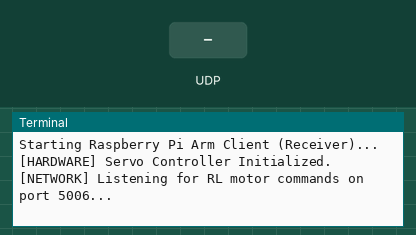
Simulated run of this program. Board: Raspberry Pi (BCM pin numbers). Parts: the last lines printed to the terminal. Inputs (shaded band) come from the test bench.

Above: at 1.2 s.
1.3 s: UDP packet "index_angle" arrives
At 2.5 s:
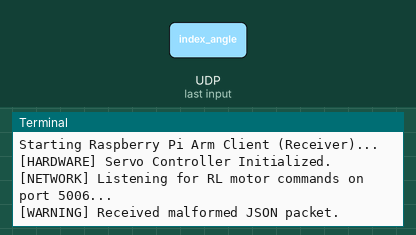
2.8 s: UDP packet "1" arrives
At 3.7 s:
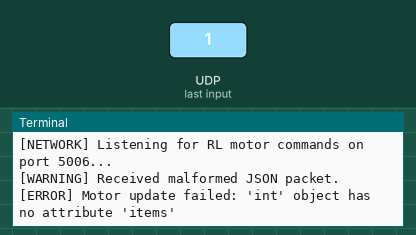

The program:

main.py
```python
# File: flex_rl_control/situation_1_full_hardware/raspi_arm_client/main_raspi.py

import socket
import json
import time
from hardware_servo import ArmHardwareController

# Listen on all network interfaces
UDP_IP = "0.0.0.0"
# Port to receive data FROM the Laptop
UDP_PORT = 5006

def main():
    print("Starting Raspberry Pi Arm Client (Receiver)...")

    # Initialize the physical servo controller
    controller = ArmHardwareController()

    # Setup UDP Socket
    sock = socket.socket(socket.AF_INET, socket.SOCK_DGRAM)
    sock.bind((UDP_IP, UDP_PORT))
    print(f"[NETWORK] Listening for RL motor commands on port {UDP_PORT}...")

    try:
        while True:
            # Receive network packet from Laptop
            data, addr = sock.recvfrom(2048)
            payload = data.decode('utf-8')

            try:
                # Parse the target angles
                motor_commands = json.loads(payload)

                # Command the physical servos
                controller.update_servos(motor_commands)

            except json.JSONDecodeError:
                print("[WARNING] Received malformed JSON packet.")
            except Exception as e:
                print(f"[ERROR] Motor update failed: {e}")

    except KeyboardInterrupt:
        print("\n[INFO] Shutting down Raspberry Pi Arm Client safely.")
    finally:
        sock.close()

if __name__ == "__main__":
    main()
```

hardware_servo.py
```python
# File: flex_rl_control/situation_1_full_hardware/raspi_arm_client/hardware_servo.py

import math

try:
    import board
    import busio
    from adafruit_pca9685 import PCA9685
    from adafruit_motor import servo
    HARDWARE_AVAILABLE = True
except ImportError:
    HARDWARE_AVAILABLE = False
    print("[WARNING] Adafruit libraries not found. Running in MOCK hardware mode.")
    print("To install on Raspi: pip install adafruit-circuitpython-pca9685 adafruit-circuitpython-servokit")

class ArmHardwareController:
    """
    Interfaces with the PCA9685 Servo Driver via I2C to control the MG995 servos.
    """
    def __init__(self):
        self.servos = {}
        if HARDWARE_AVAILABLE:
            # Initialize I2C bus and PCA9685 board
            self.i2c = busio.I2C(board.SCL, board.SDA)
            self.pca = PCA9685(self.i2c)
            self.pca.frequency = 50 # Standard 50Hz for MG995 servos

            # Map the specific PCA9685 channels to your physical build!
            # Change the indices below depending on where you plug the servos in.
            self.servos = {
                "thumb_angle": servo.Servo(self.pca.channels[0]),
                "index_angle": servo.Servo(self.pca.channels[1]),
                "middle_angle": servo.Servo(self.pca.channels[2]),
                "ring_angle": servo.Servo(self.pca.channels[3]),
                "pinky_angle": servo.Servo(self.pca.channels[4]),
                "wrist_angle": servo.Servo(self.pca.channels[5])
            }
        print("[HARDWARE] Servo Controller Initialized.")

    def update_servos(self, motor_commands):
        """
        Takes the dictionary of motor commands (in radians) from the RL agent
        and applies them physically to the servos.
        """
        for joint, rad_value in motor_commands.items():
            if joint in self.servos:
                # Convert radians from RL model to Degrees for the physical servo
                deg_value = math.degrees(rad_value)

                # IMPORTANT TENSION CALIBRATION:
                # You may need to multiply deg_value by a factor (e.g., * 1.5) if
                # 90 degrees of servo rotation isn't pulling the tendon far enough.

                # Clamp safely between 0 and 180 to protect the servos
                deg_value = max(0.0, min(180.0, deg_value))

                if HARDWARE_AVAILABLE:
                    # Physically actuate the motor
                    self.servos[joint].angle = deg_value
                else:
                    # Mock mode (silent)
                    pass
```

Measured:
- after the input at 1.3 s, the terminal: prints a new line at once (image 1)
- after the input at 2.8 s, the terminal: prints a new line at once (image 2)
